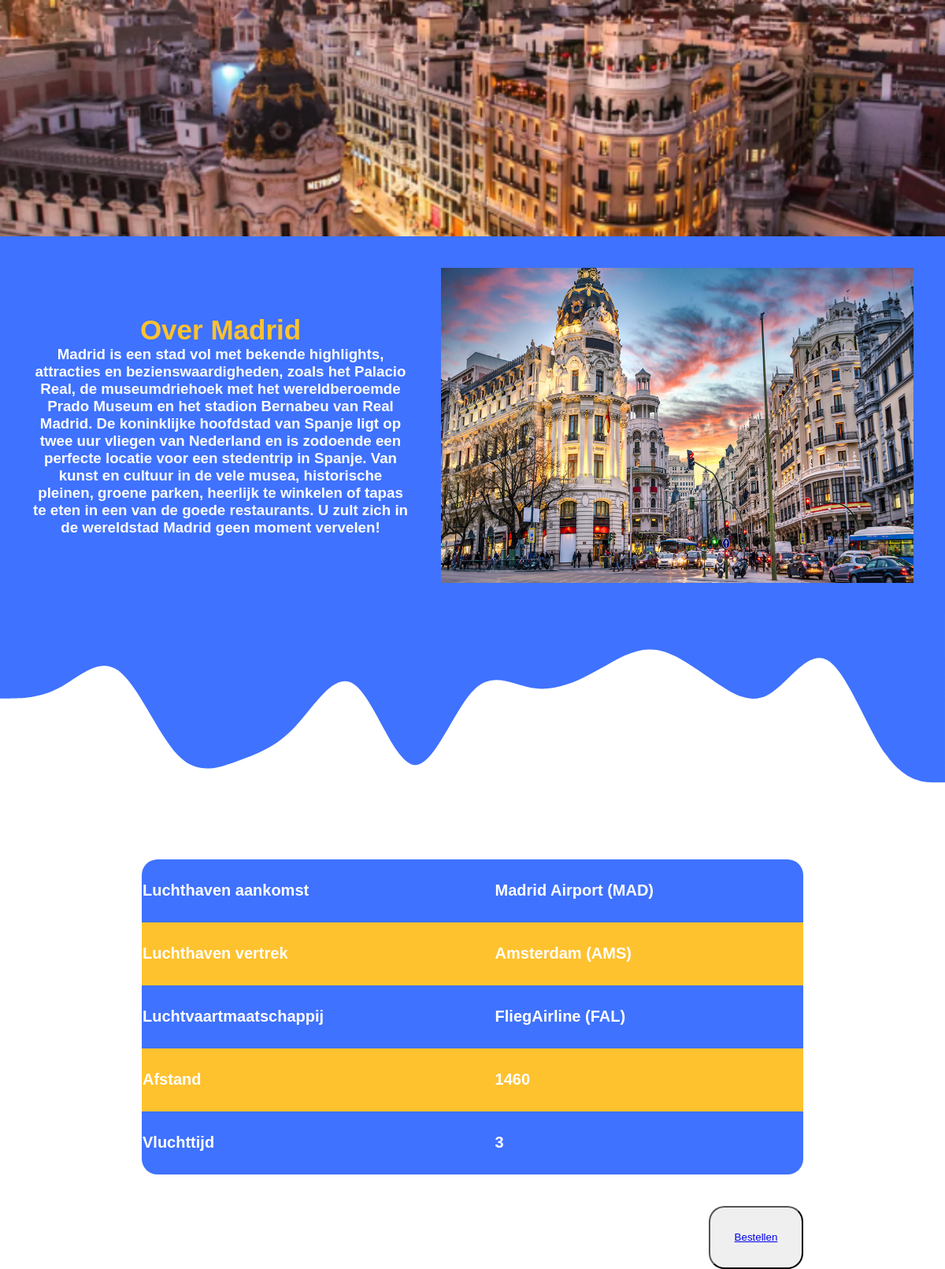
Screenshot of /info.php?tripID=1 with the database file from the repository.
### tables this page shows
CREATE TABLE `trip` (
  `tripID` int(11) NOT NULL,
  `land` varchar(255) NOT NULL,
  `stad` varchar(255) NOT NULL,
  `prijs` int(11) NOT NULL,
  `personen` int(11) NOT NULL,
  `img` varchar(255) DEFAULT NULL
);

CREATE TABLE `info` (
  `tripID` int(11) NOT NULL,
  `infoIMG` varchar(255) NOT NULL,
  `informatiestuk` text NOT NULL,
  `luchthavenaankomst` varchar(255) NOT NULL,
  `luchthavenvertek` varchar(255) NOT NULL,
  `Luchtvaartmaaschappij` varchar(255) NOT NULL,
  `Afstand` int(11) NOT NULL,
  `Vluchttijd` int(11) NOT NULL,
  `infoID` int(11) NOT NULL,
  `prijspp` int(11) DEFAULT NULL
);

### info.php (the view, shortened to what this page needs)
<?php include ('connection.php'); ?>
<!DOCTYPE html>
<html lang="nl">
<head>
    <link rel="stylesheet" href="css/style.css">
</head>
<body>
    <section id="reis_info">
        <div class="infoContainer">
            <?php
            $tripID = $_GET['tripID'];
            $sql = 'SELECT * FROM trip where tripID=:tripID';
            $stmt = $conn->prepare($sql);
            $stmt->bindParam(':tripID', $tripID);
            $stmt->execute();
            $result = $stmt->fetchAll();
            foreach ($result as $key) {
                ?>
                <div class="trip-item" <?php if (array_key_exists('img', $key)) { ?>
                        style="background-image: url('<?= $key['img'] ?>'); background-size: cover; background-position: center;"
                    <?php } ?>>
                </div>
                <?php
            }
            ?>
        </div>
        <div class=" inforeis blauw ">
             <div class="inforeistext">
            <?php
            $sql = 'SELECT * FROM trip where tripID=:tripID';
            $stmt = $conn->prepare($sql);
            $stmt->bindParam(':tripID', $tripID);
            $stmt->execute();
            $result = $stmt->fetchAll();
            foreach ($result as $key) {
                ?>
                <div class="tekstOver ">
                    <h3 class="geelfont popp fontsize"> Over <?php echo $key['stad'] ?> </h3>
                </div>
                <?php
            }
            ?>
            <?php
            $tripID = $_GET['tripID'];
            $sql = 'SELECT * FROM info where tripID=:tripID';
            $stmt = $conn->prepare($sql);
            $stmt->bindParam(':tripID', $tripID);
            $stmt->execute();
            $result = $stmt->fetchAll();
            foreach ($result as $key) {
                ?>
                <div class="tekstOver">
                    <div class="content">
                        <h3>  <?php  echo  $key['informatiestuk'] ?> </h3>
                    </div>
                </div>
                </div>
                <img class=fotoinfo src="<?php echo $key['infoIMG'] ?>" alt=Info Image>
                <?php
            }
            ?>
        </div>
        <div class="vluchtinfoplaats">
        <table class="tableblauw popp white">
            <?php
            foreach ($result as $key) {
                ?>
                <tr class="">
                    <th>Luchthaven aankomst</th>
                    <td> <?php echo $key['luchthavenaankomst'] ?></td>
                </tr>
                <tr class="geel">
                    <th>Luchthaven vertrek</th>
                    <td><?php echo $key['luchthavenvertek'] ?></td>
                </tr>
                <tr class="">
                    <th>Luchtvaartmaatschappij</th>
                    <td> <?php echo $key['Luchtvaartmaaschappij'] ?></td>
                </tr>
                <tr class="geel">
                    <th class="">Afstand</th>
                    <td><?php echo $key['Afstand'] ?></td>
                </tr>
                <tr class="">
                    <th>Vluchttijd</th>
                    <td> <?php echo $key['Vluchttijd'] ?></td>
                </tr>
                <?php
            }
            ?>
        </table>
        </div>
        <form action="data/dataWinkelmand.php" method="post">
        <div class="buttonvak">
<button class="buttonvorm" ><a  href="winkelmand.php"> Bestellen</a></button>
        </div>
        </form>

### css/style.css (style rules this page uses)
* { margin: 0px; }
.geelfont { color: #FFC22F; }
.popp { font-family: "Poppins", sans-serif; font-weight: 700; font-style: normal; }
.white { color: white; }
h3 { font-family: "Poppins", sans-serif; font-weight: 700; font-style: normal; color: white; }
.blauw { background-color: #3F72FF; }
.geel { background-color: #FFC22F; }
a { width: 49%; }
.trip-item { box-sizing: border-box; height: 300px; display: flex; flex-direction: column; justify-content: space-between; position: relative; }
.fotoinfo { width: 600px; height: 400px; }
.content { display: flex; justify-content: space-evenly; }
.vluchtinfoplaats { height: 60vh; width: auto; display: flex; justify-content: center; align-items: center; }
.tableblauw { font-size: 20px; font-weight: 700; height: 50vh; width: 70vw; background-color: #3F72FF; border-radius: 20px; border-spacing: 0cap; text-align: left; }
.inforeis { display: flex; justify-content: space-between; }
.inforeistext { display: flex; flex-direction: column; justify-content: center; align-items: center; margin-left: 40px; }
.fontsize { font-size: 35px; }
a { width: 60%; }
.fotoinfo { width: 600px; height: 400px; margin: 40px; }
.content { width: 40vw; }
.tekstOver { display: flex; flex-direction: column; justify-content: center; align-items: center; text-align: center; width: 100%; }
.buttonvak { width: 85%; height: 10vh; display: flex; justify-content: right; }
.buttonvorm { border-radius: 20px; width: 10vw; }

### rows the page displays
trip: img (picture), stad "Madrid"
info: informatiestuk "Madrid is een stad vol met bekende highlights, attracties en bezienswaardigheden, zoals het Palacio Real, de museumdriehoek met het wereldberoemde Prado Museum en het stadion Bernabeu van Real Madrid. De koninklijke hoofdstad van Spanje ligt op twee uur vliegen van Nederland en is zodoende een perfecte locatie voor een stedentrip in Spanje. Van kunst en cultuur in de vele musea, historische pleinen, groene parken, heerlijk te winkelen of tapas te eten in een van de goede restaurants. U zult zich in de wereldstad Madrid geen moment vervelen!", infoIMG (picture), luchthavenaankomst "Madrid Airport (MAD)", luchthavenvertek "Amsterdam (AMS)", Luchtvaartmaaschappij "FliegAirline (FAL)", Afstand "1460", Vluchttijd "3"
